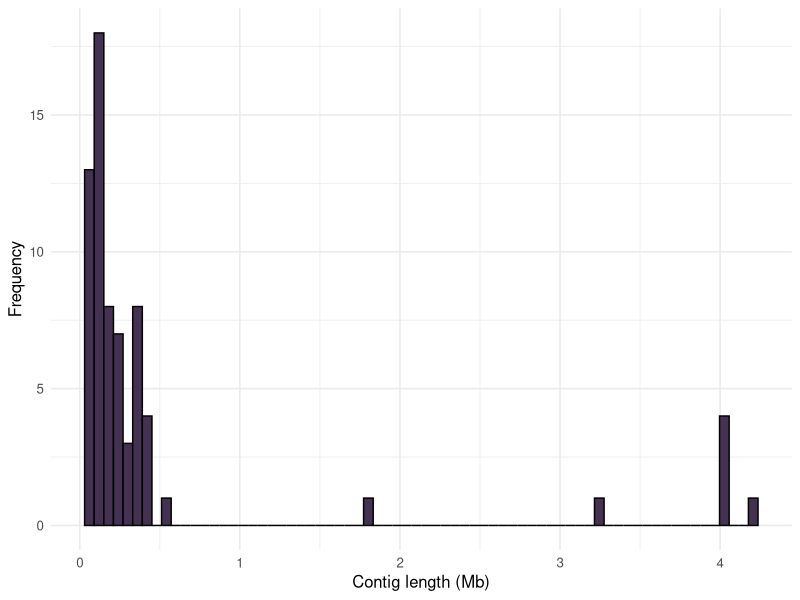
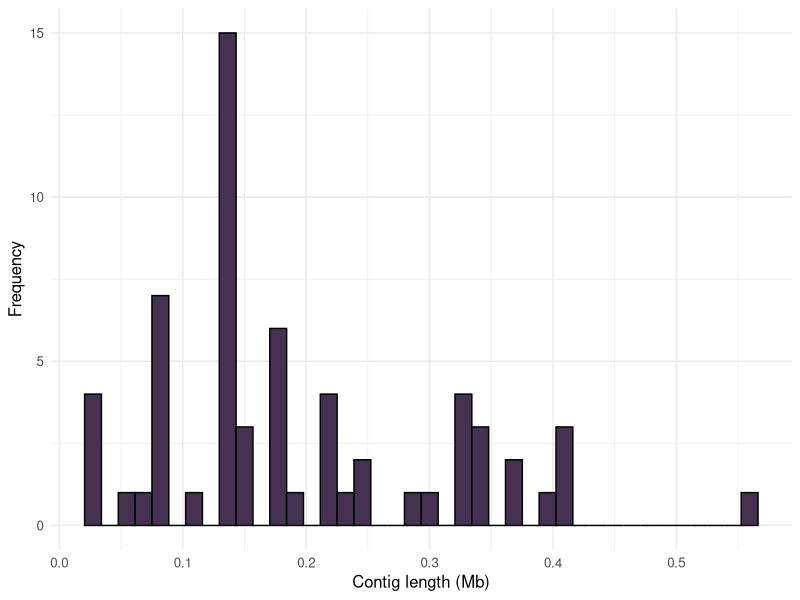

The R source for these figures, in order:
## FigS7.R — contig‐length histograms for Figure S7
## Carlos Serna, 2025‐06‐08

library(tidyverse)

# 1. Read data explicitly as two columns
contigs <- read_delim("data/FigS7.tab", 
                      delim    = ",",
                      col_names= c("contig","length"),
                      show_col_types = FALSE) %>%
  mutate(length_mb = length / 1e6)

# 2. Panel a: full range
p_full <- ggplot(contigs, aes(x = length_mb)) +
  geom_histogram(bins = 70, fill = "#453253", color = "black") +
  labs(x = "Contig length (Mb)", y = "Frequency") +
  theme_minimal(base_size = 12)

ggsave("figs/FigureS7a_contig_length_full.svg",
       plot = p_full, width = 6, height = 4, dpi = 300)

# 3. Panel b: zoom 0–1 Mb
p_zoom <- contigs %>%
  filter(length_mb <= 1) %>%
  ggplot(aes(x = length_mb)) +
  geom_histogram(bins = 40, fill = "#453253", color = "black") +
  labs(x = "Contig length (Mb)", y = "Frequency") +
  theme_minimal(base_size = 12)

ggsave("figs/FigureS7b_contig_length_zoom.svg",
       plot = p_zoom, width = 6, height = 4, dpi = 300)

